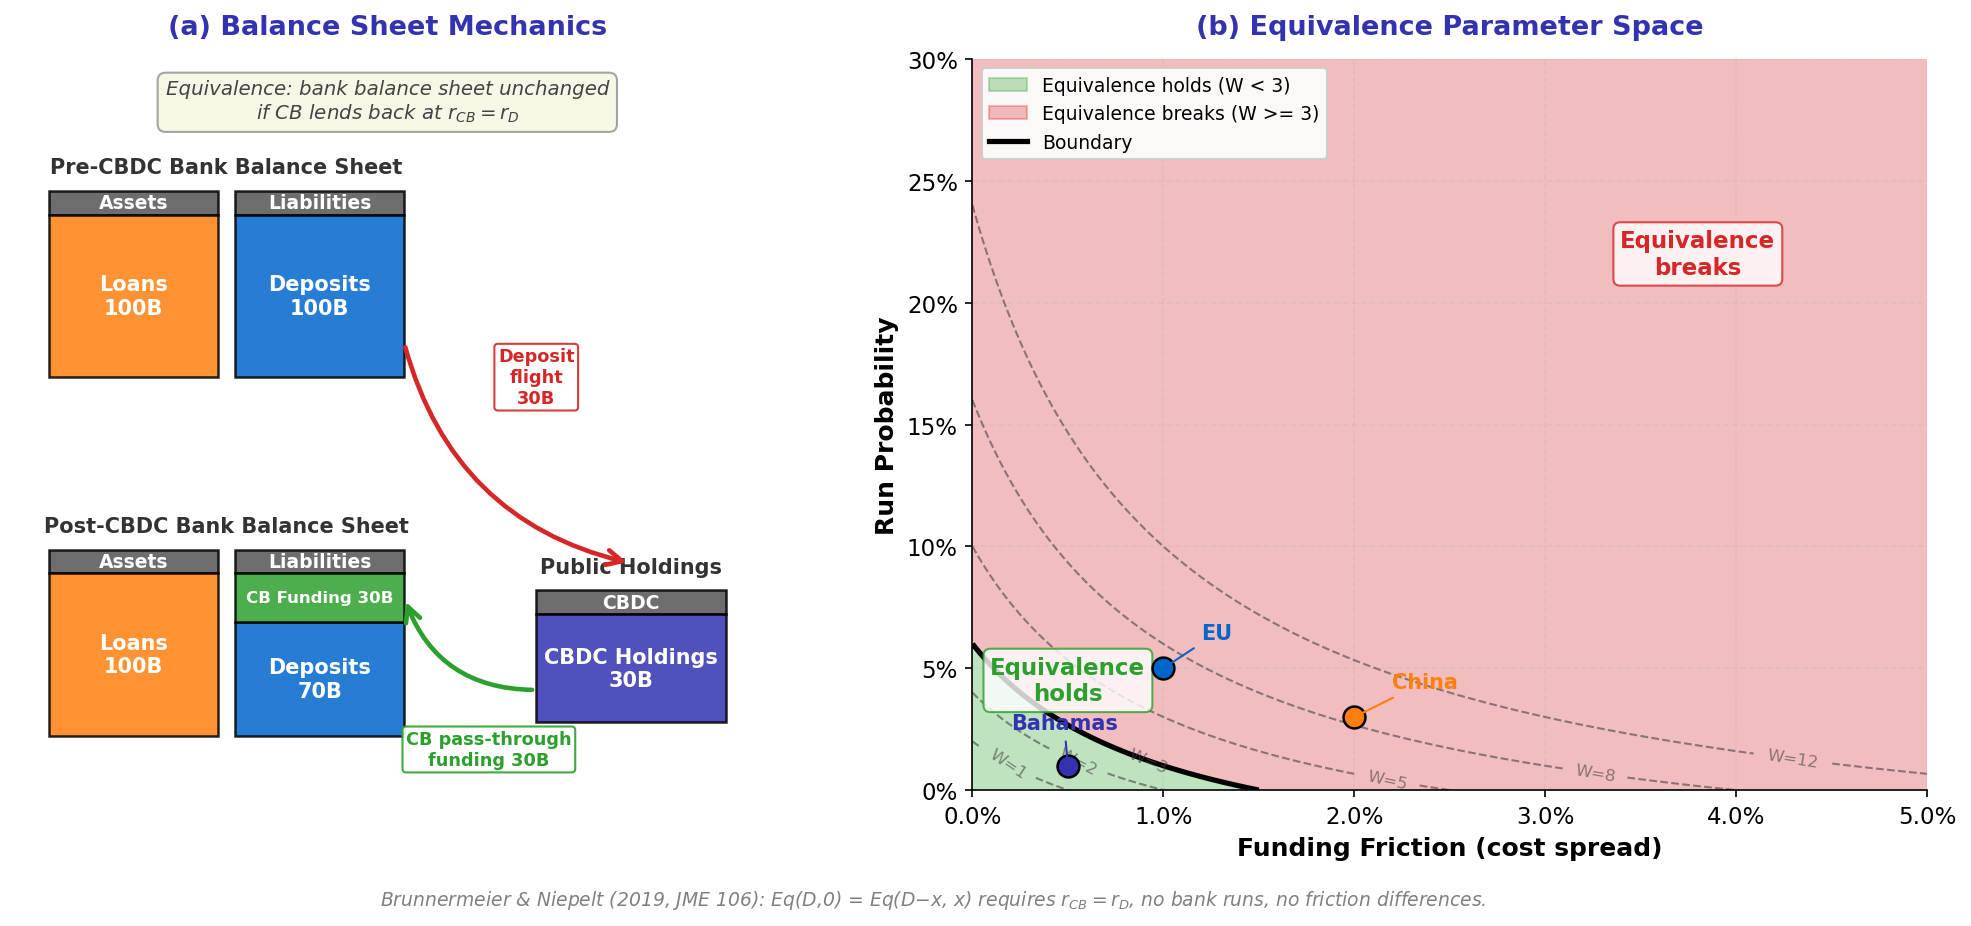

This chart was generated by the following Python code:
r"""Brunnermeier-Niepelt Equivalence: Balance Sheet Mechanics & Parameter Space

Two-panel figure showing (a) T-account balance sheet transformation when CBDC
is introduced with pass-through central bank funding, and (b) the parameter
space where the equivalence result holds vs. breaks down.

Economic Model:
    Equivalence holds when: Eq(D, 0) = Eq(D-x, x) for CBDC amount x.
    Requires: pass-through funding at rate r_CB = r_D, no bank runs,
              no friction differences.
    Brunnermeier & Niepelt (2019), JME 106.
"""
import matplotlib.pyplot as plt
import matplotlib.patches as mpatches
from matplotlib.patches import FancyArrowPatch
import numpy as np
from pathlib import Path

np.random.seed(42)

plt.rcParams.update({
    'font.size': 12, 'axes.labelsize': 12, 'axes.titlesize': 13,
    'xtick.labelsize': 11, 'ytick.labelsize': 11, 'legend.fontsize': 10,
    'figure.figsize': (12, 7), 'figure.dpi': 150
})

MLPURPLE = '#3333B2'
MLBLUE = '#0066CC'
MLORANGE = '#FF7F0E'
MLGREEN = '#2CA02C'
MLRED = '#D62728'
MLLAVENDER = '#ADADE0'

# Multi-panel override: comparative statics requires simultaneous visibility
fig, (ax1, ax2) = plt.subplots(1, 2, figsize=(14, 6))

# ---------------------------------------------------------------------------
# Panel (a): Balance Sheet Mechanics -- T-account diagram
# ---------------------------------------------------------------------------

ax1.set_xlim(-0.5, 10.5)
ax1.set_ylim(-0.3, 10.5)
ax1.set_aspect('equal')
ax1.axis('off')
ax1.set_title('(a) Balance Sheet Mechanics', fontsize=13,
              fontweight='bold', color=MLPURPLE, pad=12)

# Helper: draw a labeled rectangle
def draw_rect(ax, x, y, w, h, color, label, fontsize=9, text_color='white'):
    rect = plt.Rectangle((x, y), w, h, linewidth=1.2, edgecolor='black',
                          facecolor=color, alpha=0.85, zorder=2)
    ax.add_patch(rect)
    ax.text(x + w / 2, y + h / 2, label, ha='center', va='center',
            fontsize=fontsize, fontweight='bold', color=text_color, zorder=3)

# Dimensions
col_w = 2.5   # column width
gap = 0.25    # gap between asset/liability columns
hdr_h = 0.35  # header row height
left_x = 0.0  # left edge of T-accounts

# ---- PRE-CBDC T-account (top half) ----
top_y = 5.8   # baseline for top T-account
top_h = 2.4   # total height of asset/liability blocks

# Header bar
ax1.text(left_x + col_w + gap / 2, top_y + top_h + hdr_h + 0.2,
         'Pre-CBDC Bank Balance Sheet',
         ha='center', va='bottom', fontsize=10, fontweight='bold', color='#333333')

# Assets header
draw_rect(ax1, left_x, top_y + top_h, col_w, hdr_h, '#555555', 'Assets', fontsize=9)
# Liabilities header
draw_rect(ax1, left_x + col_w + gap, top_y + top_h, col_w, hdr_h, '#555555',
          'Liabilities', fontsize=9)

# Assets: Loans 100B
draw_rect(ax1, left_x, top_y, col_w, top_h, MLORANGE, 'Loans\n100B', fontsize=10)
# Liabilities: Deposits 100B
draw_rect(ax1, left_x + col_w + gap, top_y, col_w, top_h, MLBLUE,
          'Deposits\n100B', fontsize=10)

# ---- POST-CBDC T-account (bottom half) ----
bot_y = 0.5
total_h = 2.4          # same total height as pre-CBDC
dep_h = total_h * 0.70  # 70B deposits
cb_h = total_h * 0.30   # 30B CB funding

ax1.text(left_x + col_w + gap / 2, bot_y + total_h + hdr_h + 0.2,
         'Post-CBDC Bank Balance Sheet',
         ha='center', va='bottom', fontsize=10, fontweight='bold', color='#333333')

# Asset/liability headers
draw_rect(ax1, left_x, bot_y + total_h, col_w, hdr_h, '#555555',
          'Assets', fontsize=9)
draw_rect(ax1, left_x + col_w + gap, bot_y + total_h, col_w, hdr_h,
          '#555555', 'Liabilities', fontsize=9)

# Assets: Loans 100B (unchanged)
draw_rect(ax1, left_x, bot_y, col_w, total_h, MLORANGE,
          'Loans\n100B', fontsize=10)

# Liabilities: Deposits 70B (bottom) + CB Funding 30B (top)
draw_rect(ax1, left_x + col_w + gap, bot_y, col_w, dep_h, MLBLUE,
          'Deposits\n70B', fontsize=10)
draw_rect(ax1, left_x + col_w + gap, bot_y + dep_h, col_w, cb_h, MLGREEN,
          'CB Funding 30B', fontsize=8)

# ---- Separate CBDC holdings block (far right) ----
cbdc_x = 7.2
cbdc_y = bot_y + 0.2
cbdc_h = 1.6
cbdc_w = 2.8

ax1.text(cbdc_x + cbdc_w / 2, cbdc_y + cbdc_h + hdr_h + 0.2,
         'Public Holdings', ha='center', va='bottom',
         fontsize=10, fontweight='bold', color='#333333')
draw_rect(ax1, cbdc_x, cbdc_y + cbdc_h, cbdc_w, hdr_h, '#555555',
          'CBDC', fontsize=9)
draw_rect(ax1, cbdc_x, cbdc_y, cbdc_w, cbdc_h, MLPURPLE,
          'CBDC Holdings\n30B', fontsize=10)

# ---- Arrows showing flows between pre- and post-CBDC ----

# Arrow 1: Deposits -> CBDC (30B flows from deposits down to CBDC block)
# Starts from right edge of pre-CBDC liabilities, curves right to CBDC block top
arrow1 = FancyArrowPatch(
    posA=(left_x + 2 * col_w + gap, top_y + 0.5),
    posB=(cbdc_x + cbdc_w / 2, cbdc_y + cbdc_h + hdr_h + 0.4),
    connectionstyle='arc3,rad=0.3',
    arrowstyle='->', mutation_scale=18,
    color=MLRED, linewidth=2.2, zorder=4
)
ax1.add_patch(arrow1)
ax1.text(7.2, 5.8, 'Deposit\nflight\n30B', fontsize=8.5,
         ha='center', va='center', color=MLRED, fontweight='bold',
         bbox=dict(boxstyle='round,pad=0.2', fc='white', ec=MLRED, alpha=0.9),
         zorder=5)

# Arrow 2: CB pass-through funding back to bank (30B)
# From left side of CBDC block, curves down-left to CB Funding block
arrow2 = FancyArrowPatch(
    posA=(cbdc_x, cbdc_y + cbdc_h * 0.3),
    posB=(left_x + 2 * col_w + gap, bot_y + dep_h + cb_h * 0.5),
    connectionstyle='arc3,rad=-0.35',
    arrowstyle='->', mutation_scale=18,
    color=MLGREEN, linewidth=2.2, zorder=4
)
ax1.add_patch(arrow2)
ax1.text(6.5, 0.3, 'CB pass-through\nfunding 30B', fontsize=8.5,
         ha='center', va='center', color=MLGREEN, fontweight='bold',
         bbox=dict(boxstyle='round,pad=0.2', fc='white', ec=MLGREEN, alpha=0.9),
         zorder=5)

# Equivalence annotation at top
ax1.text(5.0, 10.2,
         'Equivalence: bank balance sheet unchanged\n'
         r'if CB lends back at $r_{CB} = r_D$',
         ha='center', va='top', fontsize=9.5, style='italic', color='#444444',
         bbox=dict(boxstyle='round,pad=0.4', fc='#F5F5DC', ec='gray', alpha=0.7))

# ---------------------------------------------------------------------------
# Panel (b): Equivalence Parameter Space
# ---------------------------------------------------------------------------

# Grid
friction = np.linspace(0, 0.05, 300)   # funding friction (x-axis)
run_prob = np.linspace(0, 0.30, 300)   # run probability (y-axis)
F, R = np.meshgrid(friction, run_prob)

# Welfare loss function: increases with both friction and run probability.
# Equivalence holds when welfare loss < threshold.
# Model: W(f, p) = f * 200 + p * 50 + f * p * 5000
# Equivalence threshold: W < 3.0
W = F * 200 + R * 50 + F * R * 5000

threshold = 3.0

# Binary equivalence mask
equiv_mask = (W < threshold).astype(float)

# Green/red regions via contourf
levels_binary = [-0.5, 0.5, 1.5]
cmap_binary = plt.matplotlib.colors.ListedColormap([MLRED, MLGREEN])
ax2.contourf(F, R, equiv_mask, levels=levels_binary, cmap=cmap_binary, alpha=0.30)

# Contour lines for welfare loss
contour_levels = [1.0, 2.0, 3.0, 5.0, 8.0, 12.0]
cs = ax2.contour(F, R, W, levels=contour_levels, colors='#444444',
                 linewidths=1.0, linestyles='--', alpha=0.6)
ax2.clabel(cs, inline=True, fontsize=8, fmt='W=%.0f')

# Equivalence boundary (thick)
ax2.contour(F, R, W, levels=[threshold], colors='black',
            linewidths=2.5, linestyles='-')

# Mark real-world economies
economies = [
    {'name': 'EU',      'f': 0.010, 'p': 0.05, 'color': MLBLUE},
    {'name': 'China',   'f': 0.020, 'p': 0.03, 'color': MLORANGE},
    {'name': 'Bahamas', 'f': 0.005, 'p': 0.01, 'color': MLPURPLE},
]
# Per-economy annotation offsets to avoid collision
offsets = {
    'EU':      (0.002, 0.012),
    'China':   (0.002, 0.012),
    'Bahamas': (-0.003, 0.015),
}
for econ in economies:
    ax2.scatter(econ['f'], econ['p'], s=110, color=econ['color'],
                edgecolors='black', linewidths=1.2, zorder=5)
    ox, oy = offsets[econ['name']]
    ax2.annotate(econ['name'],
                 xy=(econ['f'], econ['p']),
                 xytext=(econ['f'] + ox, econ['p'] + oy),
                 fontsize=10, fontweight='bold', color=econ['color'],
                 arrowprops=dict(arrowstyle='-', color=econ['color'],
                                 lw=1.0),
                 zorder=6)

# Region labels
ax2.text(0.005, 0.045, 'Equivalence\nholds', fontsize=11, fontweight='bold',
         color=MLGREEN, ha='center', va='center',
         bbox=dict(boxstyle='round,pad=0.3', fc='white', ec=MLGREEN, alpha=0.8))
ax2.text(0.038, 0.22, 'Equivalence\nbreaks', fontsize=11, fontweight='bold',
         color=MLRED, ha='center', va='center',
         bbox=dict(boxstyle='round,pad=0.3', fc='white', ec=MLRED, alpha=0.8))

# Axes formatting
ax2.set_xlabel('Funding Friction (cost spread)', fontweight='bold')
ax2.set_ylabel('Run Probability', fontweight='bold')
ax2.set_title('(b) Equivalence Parameter Space', fontsize=13,
              fontweight='bold', color=MLPURPLE, pad=12)
ax2.set_xlim(0, 0.05)
ax2.set_ylim(0, 0.30)

# Format tick labels as percentages
ax2.xaxis.set_major_formatter(plt.FuncFormatter(lambda v, _: f'{v:.1%}'))
ax2.yaxis.set_major_formatter(plt.FuncFormatter(lambda v, _: f'{v:.0%}'))

# Remove top/right spines on panel (b)
ax2.spines['top'].set_visible(False)
ax2.spines['right'].set_visible(False)

ax2.grid(True, alpha=0.2, linestyle='--')

# Legend for panel (b)
legend_elements = [
    mpatches.Patch(facecolor=MLGREEN, alpha=0.3, edgecolor=MLGREEN,
                   label='Equivalence holds (W < 3)'),
    mpatches.Patch(facecolor=MLRED, alpha=0.3, edgecolor=MLRED,
                   label='Equivalence breaks (W >= 3)'),
    plt.Line2D([0], [0], color='black', linewidth=2.5, label='Boundary'),
]
ax2.legend(handles=legend_elements, loc='upper left', framealpha=0.9,
           fontsize=9)

# Caption
fig.text(0.5, -0.02,
         'Brunnermeier & Niepelt (2019, JME 106): '
         r'Eq(D,0) = Eq(D$-$x, x) requires $r_{CB} = r_D$, '
         'no bank runs, no friction differences.',
         ha='center', fontsize=9, style='italic', color='gray')

plt.tight_layout()
plt.savefig(Path(__file__).parent / 'chart.pdf', dpi=300, bbox_inches='tight')
plt.savefig(Path(__file__).parent / 'chart.png', dpi=150, bbox_inches='tight')
plt.close()
print("Chart saved to chart.pdf and chart.png")
